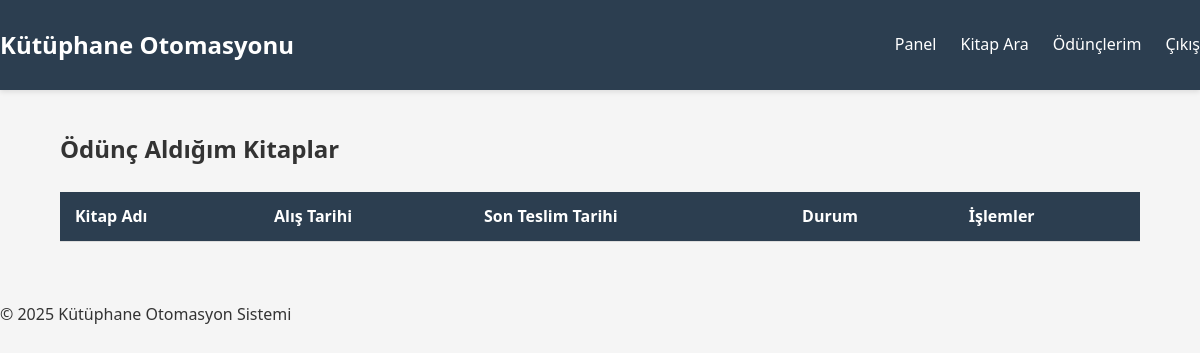
Page /user/loans (signed in) on the earlier database version.
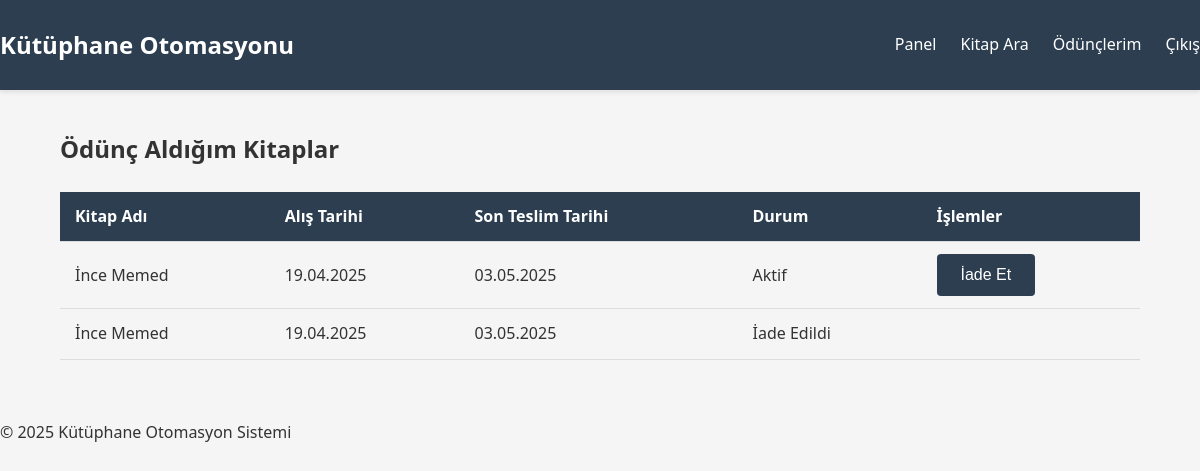
Same page on the later database version.
### models.py (models this page shows, shortened)
class Loan(db.Model):
    __tablename__ = 'loans'
    id = db.Column(db.Integer, primary_key=True)
    user_id = db.Column(db.Integer, db.ForeignKey('users.id'), nullable=False)
    book_id = db.Column(db.Integer, db.ForeignKey('books.id'), nullable=False)
    loan_date = db.Column(db.DateTime, nullable=False, default=datetime.utcnow)
    due_date = db.Column(db.DateTime, nullable=False)
    return_date = db.Column(db.DateTime)
    status = db.Column(db.String(20), default='active')  # 'active', 'returned', 'overdue'
    created_at = db.Column(db.DateTime, default=datetime.utcnow)

class Book(db.Model):
    __tablename__ = 'books'
    id = db.Column(db.Integer, primary_key=True)
    isbn = db.Column(db.String(20), unique=True, nullable=False)
    title = db.Column(db.String(200), nullable=False)
    publication_year = db.Column(db.Integer)
    page_count = db.Column(db.Integer)
    status = db.Column(db.String(20), default='available')  # 'available', 'borrowed'
    shelf_number = db.Column(db.String(20))
    cover_image = db.Column(db.String(255))
    created_at = db.Column(db.DateTime, default=datetime.utcnow)
    author_id = db.Column(db.Integer, db.ForeignKey('authors.id'), nullable=False)
    loans = db.relationship('Loan', backref='book', lazy=True)
    categories = db.relationship('BookCategory', backref='book', lazy=True)

### app.py (the view)
@app.route('/user/loans')
@login_required
def my_loans():
    loans = Loan.query.filter_by(user_id=current_user.id).order_by(Loan.loan_date.desc()).all()
    return render_template('user/loans.html', loans=loans, datetime=datetime)

### app.py (called while the page is built)
@login_manager.user_loader
def load_user(user_id):
    return User.query.get(int(user_id))

@app.context_processor
def inject_stats():
    stats = {}
    if current_user.is_authenticated:
        if current_user.role == 'admin':
            stats.update({
                'book_count': Book.query.count(),
                'user_count': User.query.count(),
                'active_loans': Loan.query.filter_by(status='active').count()
            })
        else:
            stats.update({
                'active_loan_count': Loan.query.filter_by(
                    user_id=current_user.id,
                    status='active'
                ).count()
            })
    return stats

### templates/user/loans.html
{% extends "base.html" %}
{% block content %}
<h2>Ödünç Aldığım Kitaplar</h2>
<table>
    <thead>
        <tr>
            <th>Kitap Adı</th>
            <th>Alış Tarihi</th>
            <th>Son Teslim Tarihi</th>
            <th>Durum</th>
            <th>İşlemler</th>
        </tr>
    </thead>
    <tbody>
        {% for loan in loans %}
        <tr>
            <td>{{ loan.book.title }}</td>
            <td>{{ loan.loan_date.strftime('%d.%m.%Y') }}</td>
            <td>{{ loan.due_date.strftime('%d.%m.%Y') }}</td>
            <td>
                {% if loan.status == 'active' %}
                    {% if loan.due_date < datetime.now() %}
                        <span class="danger">Gecikmiş</span>
                    {% else %}
                        Aktif
                    {% endif %}
                {% else %}
                    İade Edildi
                {% endif %}
            </td>
            <td>
                {% if loan.status == 'active' %}
                <form method="POST" action="{{ url_for('return_book', loan_id=loan.id) }}">
                    <button type="submit" class="btn">İade Et</button>
                </form>
                {% endif %}
            </td>
        </tr>
        {% endfor %}
    </tbody>
</table>
{% endblock %}

### templates/base.html (shortened to what this page needs)
<!DOCTYPE html>
<html lang="tr">
<head>
    <link rel="stylesheet" href="{{ url_for('static', filename='css/style.css') }}">
</head>
<body>
    <header>
        <nav>
            <div class="logo">Kütüphane Otomasyonu</div>
            <ul class="nav-links">
                {% if current_user.is_authenticated %}
                    <li><a href="{{ url_for('dashboard') }}">Panel</a></li>
                    {% if current_user.role == 'admin' %}
                        <li><a href="{{ url_for('admin_books') }}">Kitap Yönetimi</a></li>
                        <li><a href="{{ url_for('admin_users') }}">Kullanıcılar</a></li>
                    {% else %}
                        <li><a href="{{ url_for('search_books') }}">Kitap Ara</a></li>
                        <li><a href="{{ url_for('my_loans') }}">Ödünçlerim</a></li>
                    {% endif %}
                    <li><a href="{{ url_for('logout') }}">Çıkış</a></li>
                {% else %}
                    <li><a href="{{ url_for('index') }}">Ana Sayfa</a></li>
                    <li><a href="{{ url_for('login') }}">Giriş</a></li>
                    <li><a href="{{ url_for('register') }}">Kayıt</a></li>
                    <li><a href="{{ url_for('admin_register') }}">Admin Kaydı</a></li>
                {% endif %}
            </ul>
        </nav>
    </header>
    <main class="container">
        {% block content %}{% endblock %}
    </main>
    <footer>
        <p>&copy; 2025 Kütüphane Otomasyon Sistemi</p>
    </footer>
</body>
</html>

### static/css/style.css (style rules this page uses)
body { font-family: 'Segoe UI', Tahoma, Geneva, Verdana, sans-serif; line-height: 1.6; margin: 0; padding: 0; background-color: #f5f5f5; color: #333; }
.container { width: 90%; max-width: 1200px; margin: 0 auto; padding: 20px; }
header { background: #2c3e50; color: white; padding: 1rem 0; box-shadow: 0 2px 5px rgba(0,0,0,0.1); }
nav { display: flex; justify-content: space-between; align-items: center; }
.logo { font-size: 1.5rem; font-weight: bold; }
.nav-links { display: flex; list-style: none; }
.nav-links li { margin-left: 1.5rem; }
.nav-links a { color: white; text-decoration: none; transition: color 0.3s; }
.btn { display: inline-block; background: #2c3e50; color: white; padding: 0.75rem 1.5rem; border: none; border-radius: 4px; cursor: pointer; text-decoration: none; font-size: 1rem; transition: background 0.3s; }
table { width: 100%; border-collapse: collapse; margin: 1.5rem 0; }
th, td { padding: 12px 15px; text-align: left; border-bottom: 1px solid #ddd; }
th { background-color: #2c3e50; color: white; }

Differences in the rows shown:
added Loan: book "İnce Memed", loan_date "19.04.2025", due_date "03.05.2025", status "Aktif"
added Loan: book "İnce Memed", loan_date "19.04.2025", due_date "03.05.2025", status "İade Edildi"
